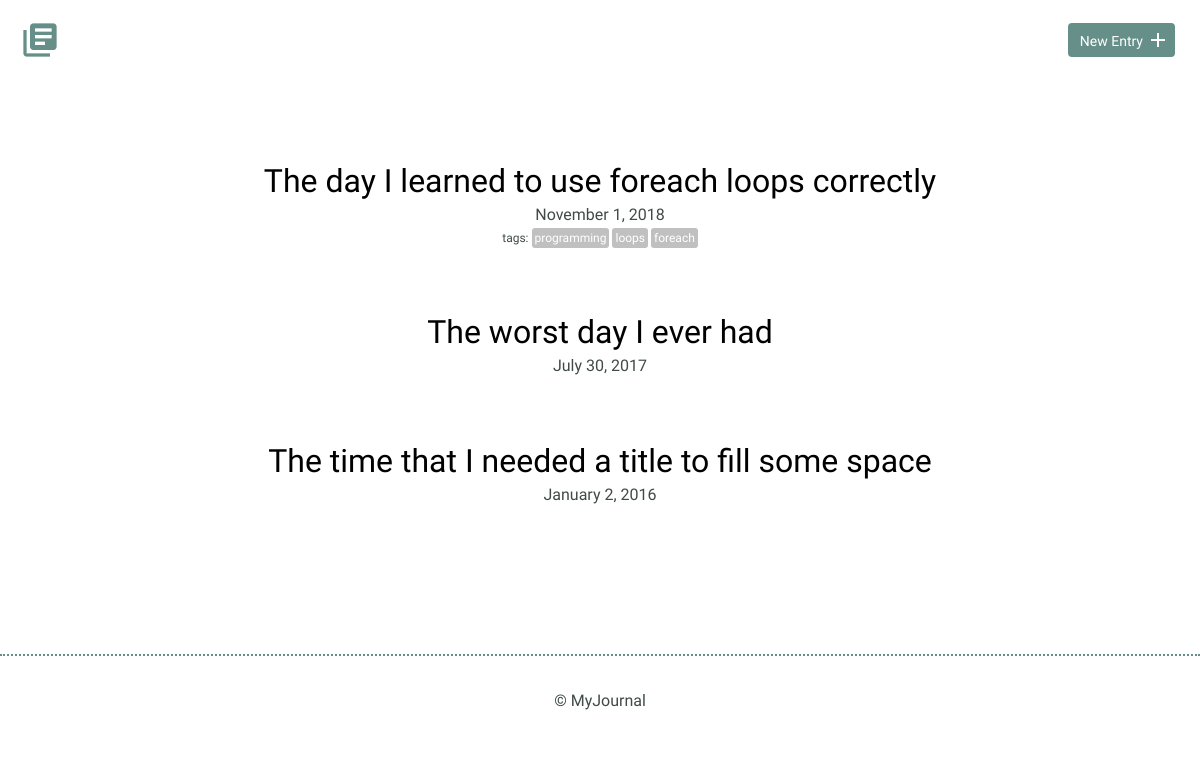
Before: / with the older database file.
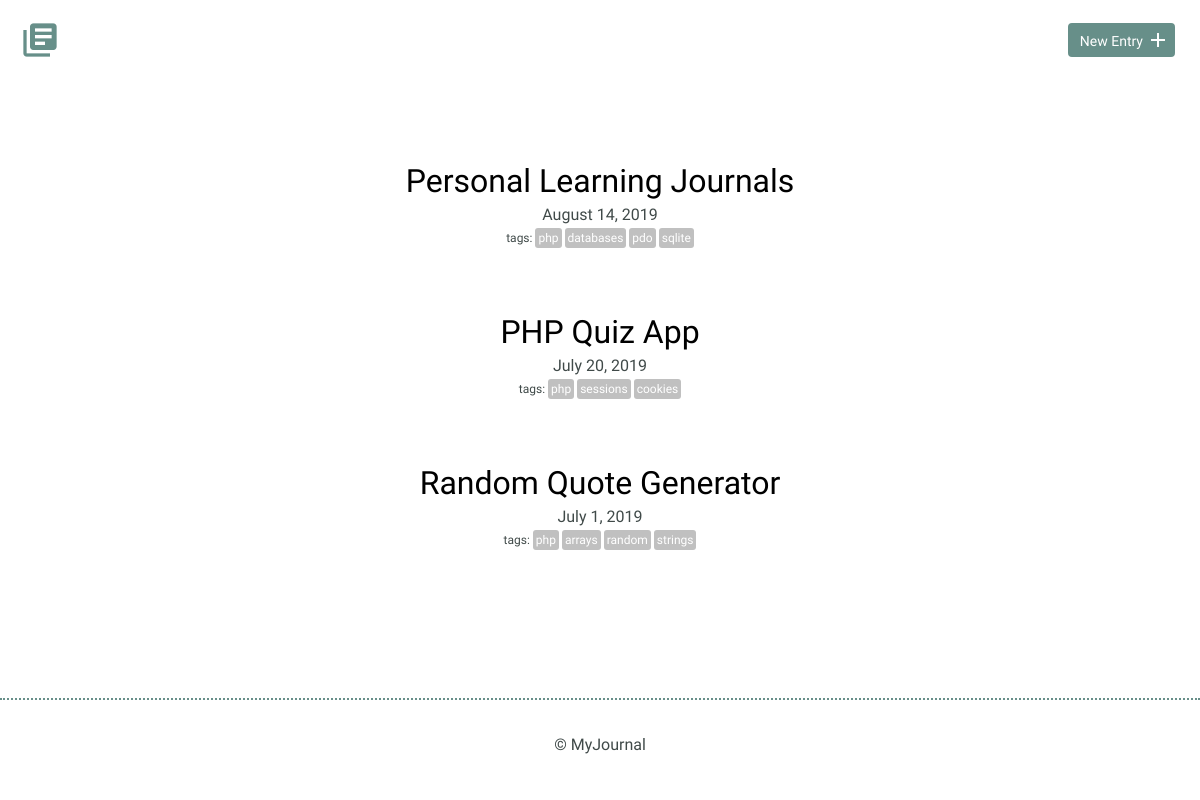
After: the same page with the newer database file.
### tables this page shows
CREATE TABLE "entries" (
	"id"	INTEGER NOT NULL PRIMARY KEY AUTOINCREMENT UNIQUE,
	"title"	TEXT,
	"date"	TEXT,
	"time_spent"	INTEGER,
	"learned"	BLOB,
	"resources"	BLOB
);

### index.php (the view, shortened to what this page needs)
<?php
require_once("database.php");
if (isset($_GET["tag"])) {
	try {
		$results = $db->prepare('select entries.id, title, date from entries
							    join entries_tags on entries.id = entries_tags.entry_id
							    join tags on entries_tags.tag_id = tags.id
							    where tag = ?');
		$results->bindParam(1, $_GET["tag"]);
		$results->execute();
	} catch(Exception $e) {
		echo $e->getMessage();
		die();
	}
} else {
	try {
		$results = $db->query('select * from entries order by date desc');
	} catch(Exception $e) {
		echo $e->getMessage();
		die();
	}
}
$entries = $results->fetchAll(PDO::FETCH_ASSOC);
?>
<!DOCTYPE html>
<html>
    <head>
        <link rel="stylesheet" href="css/normalize.css">
        <link rel="stylesheet" href="css/site.css">
    </head>
    <body>
		<?php include "inc/header.php"; ?>
        <section>
            <div class="container">
                <div class="entry-list">
					<?php
					foreach($entries as $entry) {
						$fullDate = date('F j, Y', strtotime($entry['date']));
						try {
							$results = $db->prepare('select tag, tags.id from entries
												   join entries_tags on entries.id = entries_tags.entry_id
												   join tags on entries_tags.tag_id = tags.id
												   where entries.id = ?');
							$results->bindParam(1, $entry['id']);
							$results->execute();
						} catch(Exception $e) {
							echo $e->getMessage();
							die();
						}
						$tags = $results->fetchAll(PDO::FETCH_ASSOC);
						echo <<<EOT
						<article>
							<h2><a href="detail.php?id={$entry['id']}">{$entry['title']}</a></h2>
							<time datetime="{$entry['date']}">{$fullDate}</time>
EOT;
						if (!empty($tags)) {
							echo '<div class="tag-container"><span class="tag-label">tags:</span>';
							foreach($tags as $tag) {
								echo '<span class="tag"><a href="index.php?tag=' . $tag["tag"] .
								'">' . $tag["tag"] . '</a></span>';
							}
							echo('</div>');
						}
						echo '</article>';
					}
					?>
                </div>
            </div>
        </section>
        <?php include "inc/footer.php"; ?>
    </body>
</html>

### inc/header.php
<header>
	<div class="container">
		<div class="site-header">
			<a class="logo" href="index.php"><i class="material-icons">library_books</i></a>
			<a class="button icon-right" href="new.php"><span>New Entry</span> <i class="material-icons">add</i></a>
		</div>
	</div>
</header>

### inc/footer.php
<footer>
	<div>
		&copy; MyJournal
	</div>
</footer>

### css/site.css (style rules this page uses)
body { font-size: 16px; color: #404a49; font-family: 'Cousine', serif; font-weight: 400; }
.container { margin: 0 auto; padding: 0 25px; }
header .site-header { margin: 0 auto; height: 95px; }
header .logo i { color: #678f89; margin: 20px 0 0 -5px; float: left; font-size: 40px; }
header .button { float: right; margin: 33px 0 0 0; }
footer { text-align: center; padding: 35px 0; border-top: 2px dotted #678f89; }
.button { padding: 8px 10px 6px 10px; background: #678f89; border: 2px solid #678f89; border-radius: 4px; text-decoration: none; color: #FFF; position: relative; text-align: center; font-size: 14px; }
.button.icon-right { padding-right: 30px; top: -10px; }
.button.icon-right i { position: absolute; top: 3px; right: 3px; }
h1, h2, h3 { margin: 0; font-weight: 400; line-height: 1em; color: #000; }
h2 { font-size: 32px; }
h2 a { text-decoration: none; color: #000; }
.entry-list, .edit-entry, .new-entry { max-width: 800px; margin: 0 auto; padding: 70px 0 150px 0; }
.entry-list article { margin-bottom: 70px; text-align: center; }
.entry-list article:last-child { margin-bottom: 0; }
.entry-list article h2 { margin-bottom: 8px; }
.tag-container { margin-top: 3px; }
.tag { color: white; font-size: 12px; padding: 3px; background-color: Silver; border-radius: 3px; margin-right: 3px; }
.tag-label { font-size: 12px; padding: 3px; }
span > a, span > a:link, span > a:hover, span > a:visited, span > a:active { text-decoration: none; color: white; }

Changed rows visible on the page:
removed entries: title "The day I learned to use foreach loops correctly", date "November 1, 2018", tag "programming", tag "loops", tag "foreach"
removed entries: title "The worst day I ever had", date "July 30, 2017"
removed entries: title "The time that I needed a title to fill some space", date "January 2, 2016"
added entries: title "Personal Learning Journals", date "August 14, 2019", tag "php", tag "databases", tag "pdo", tag "sqlite"
added entries: title "PHP Quiz App", date "July 20, 2019", tag "php", tag "sessions", tag "cookies"
added entries: title "Random Quote Generator", date "July 1, 2019", tag "php", tag "arrays", tag "random", tag "strings"
